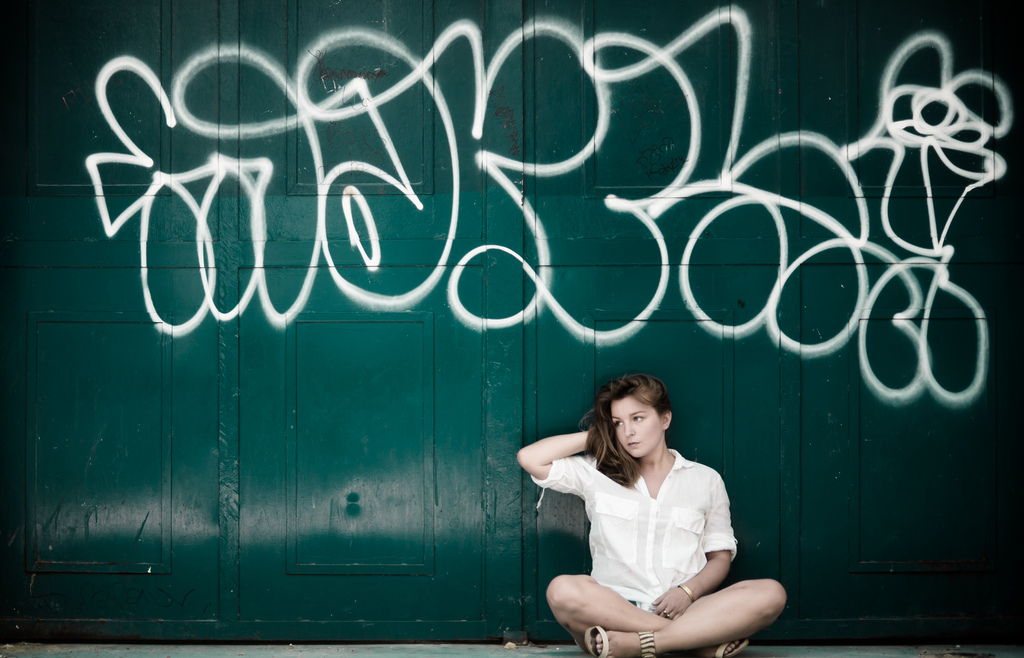
#> input picture scripts/original.jpg, 1024 x 658 px
$ python hsv.py original.jpg
#> lines starting #> are read from the running program, lines starting #| are printed output that depends on the picture
from PIL import Image
import sys


def toHSV(im):
	hsv = Image.new("RGB", im.size)
	pix = im.load()
	hsvPix = hsv.load()
	epsilon = 0.00001
	for y in range(im.size[1]):
		for x in range(im.size[0]):
			r,g,b =  pix[x, y]
			r,g,b = [v/255.0 for v in (r,g,b)]
			#print r,g,b
			cmax = max(r,g,b)
			cmin = min(r,g,b)
			delta = cmax-cmin
			#print cmin, cmax, delta
			h = 0
			if delta > 0:
				if cmax >= r-epsilon and cmax <= r+epsilon :
					v = (g-b)/delta
					h = 60*(v-6*(int(v)/6))
				elif cmax >= g-epsilon and cmax <= g+epsilon :
					h = 60*(((b-r)/delta) +2)
				else:
					h = 60*(((r-g)/delta) +4)
			s = 0
			if cmax > 0:
				s = delta/cmax
			v = cmax
			#print h,s,v
			hsvPix[x,y] = (int(h*2.55/3.6), int(s*255),int(v*255))
	return hsv

def toRGB(im):
	rgb = Image.new("RGB", im.size)
	pix = im.load()
	rgbPix = rgb.load()
	epsilon = 0.00001
	for Y in range(im.size[1]):
		for X in range(im.size[0]):
			h,s,v = pix[X,Y]
			h*= 3.6/2.55
			s = s/255.0
			v = v/255.0
			c = v*s
			val = h/60.0
			x = c*(1.0- abs((val-2*(int(val)/2)) - 1.0))
			m = v-c
			r,g,b = c,x,0
			if 60<=h and h<120:  r,g,b = x,c,0
			elif 120<=h and h<180:  r,g,b = 0,c,x
			elif 180<=h and h<240:  r,g,b = 0,x,c
			elif 240<=h and h<300:  r,g,b = x,0,c
			elif 300<=h :  r,g,b = c,0,x
			r,g,b = [int((p+m)*255) for p in (r,g,b) ]
			rgbPix[X,Y] = r,g,b
	return rgb


if __name__ == "__main__":
	im = Image.open(sys.argv[1])
#> im is the input picture: PIL image 1024x658 RGB; mean R, G, B 43.6, 79.2, 77.5
	im.show()
	hsv = toHSV(im)
#> in toHSV, `hsv = Image.new("RGB", im.size)`: hsv: PIL image 1024x658 RGB; every value is 0
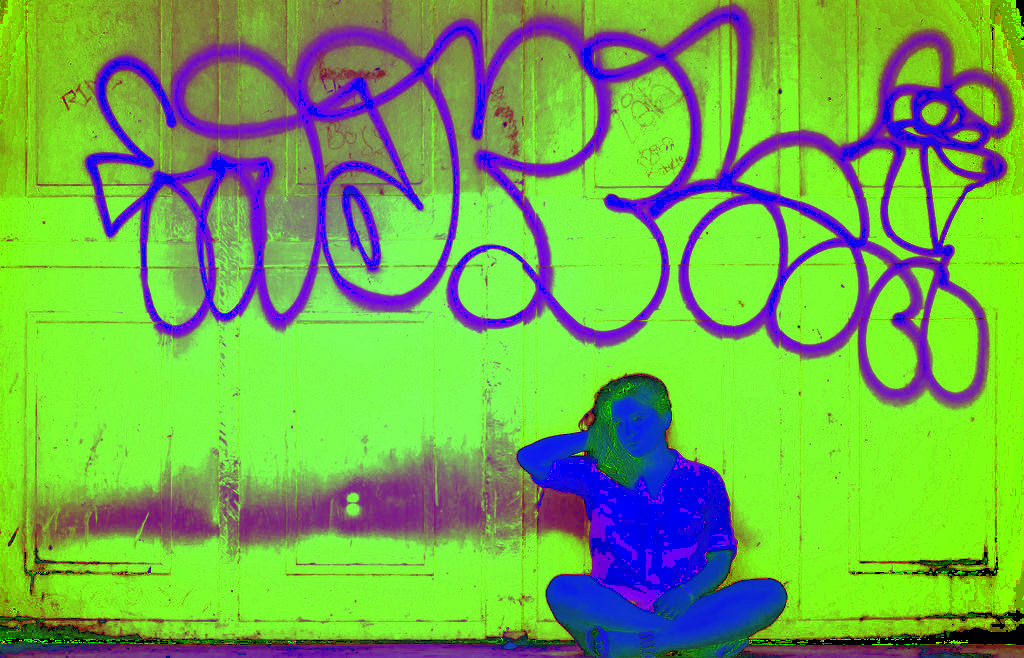
#> hsv: PIL image 1024x658 RGB; mean R, G, B 114.3, 173, 80.2
	hsv.show()
	rgb = toRGB(hsv)
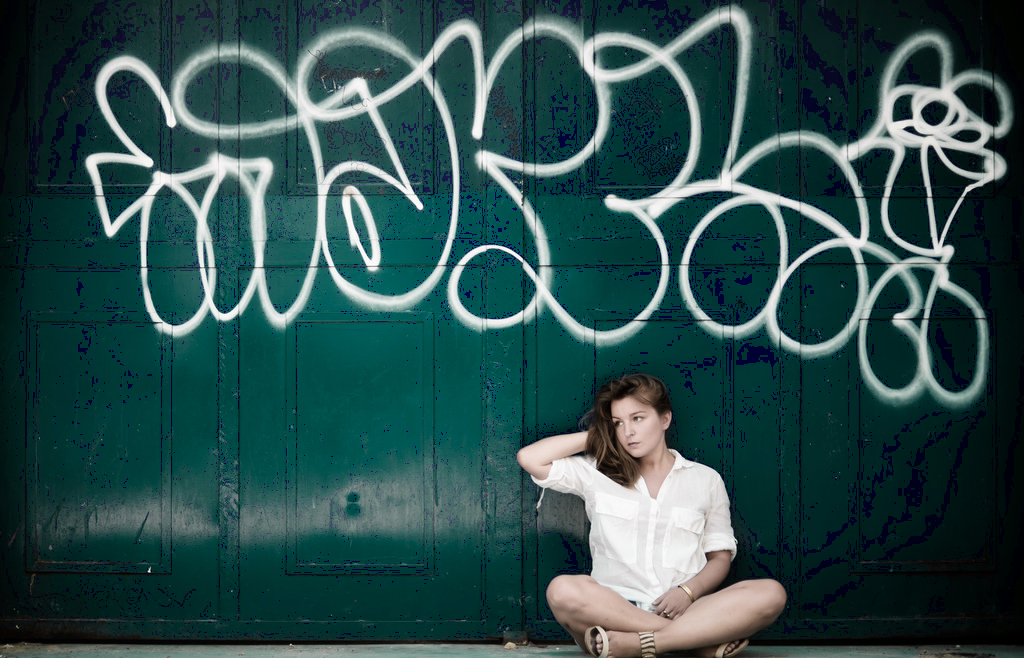
#> rgb: PIL image 1024x658 RGB; mean R, G, B 43.6, 76.3, 76.6
	rgb.show()


# [24 lines of commented-out code are left out]
